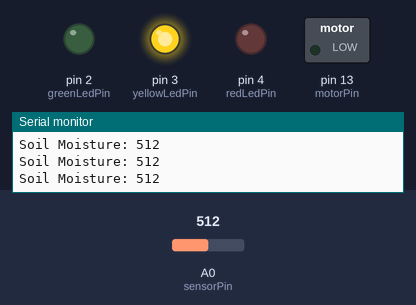
Recording of a sketch running on a simulated Arduino Uno, built with avr-gcc and run on an emulated ATmega328P. On the bench: switched loads named in the sketch (green lamp = pin HIGH), output pins drawn as LEDs (lit = HIGH), the last lines printed to the serial monitor. The inputs (shaded band) are chosen by the test bench; at power-on: A0 (sensorPin) = 512.

Above: at 1.3 s.
1.4 s: A0 (sensorPin) set to 584
2.9 s: A0 (sensorPin) set to 607
At 3.3 s:
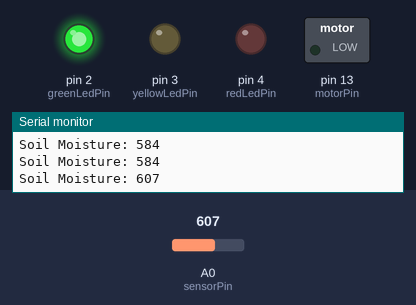
4.5 s: A0 (sensorPin) set to 290
At 5.7 s:
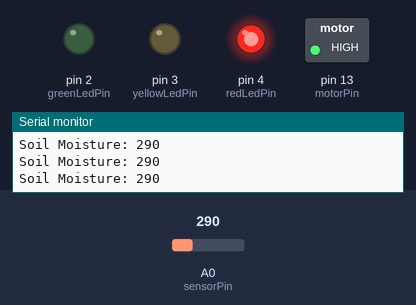
6.0 s: A0 (sensorPin) set to 312
At 6.9 s:
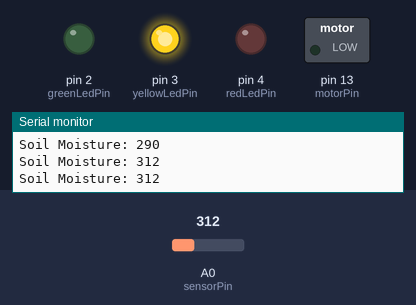
7.5 s: A0 (sensorPin) set to 122
At 8.1 s:
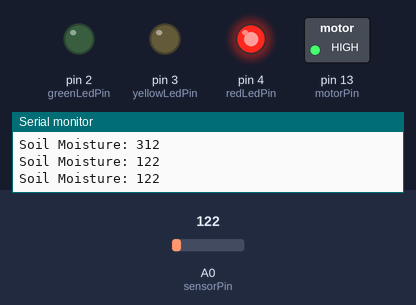
Timing chart, 0 to 10.0 s (numbered marks = the images above; inputs shaded):
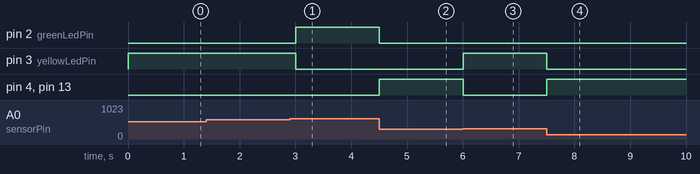

Measured:
- the behaviour switches between 599 and 600 on A0 (sensorPin) (found by bisection; images 0 and 1)
- the behaviour switches between 299 and 300 on A0 (sensorPin) (found by bisection; images 2 and 3)
- after the input at 2.9 s, pin 2 (greenLedPin): LOW → HIGH after 0.10 s; pin 3 (yellowLedPin): HIGH → LOW after 0.10 s
- after the input at 4.5 s, pin 2 (greenLedPin): HIGH → LOW at once; pin 4 (redLedPin), pin 13 (motorPin): LOW → HIGH at once
- after the input at 6.0 s, pin 3 (yellowLedPin): LOW → HIGH at once; pin 4 (redLedPin), pin 13 (motorPin): HIGH → LOW at once
- after the input at 7.5 s, pin 3 (yellowLedPin): HIGH → LOW at once; pin 4 (redLedPin), pin 13 (motorPin): LOW → HIGH at once

The sketch:

08.ino
```cpp
// Pin definitions matching your circuit
const int sensorPin = A0;   // Soil moisture sensor signal pin
const int greenLedPin = 2;  // Green LED (Wet)
const int yellowLedPin = 3; // Yellow LED (Moderate)
const int redLedPin = 4;    // Red LED (Dry)
const int motorPin = 13;    // NPN transistor base controlling the DC motor/pump

// Moisture thresholds (Tinkercad sensor ranges from 0 to ~876)
const int dryThreshold = 300;
const int wetThreshold = 600;

void setup() {
  pinMode(greenLedPin, OUTPUT);
  pinMode(yellowLedPin, OUTPUT);
  pinMode(redLedPin, OUTPUT);
  pinMode(motorPin, OUTPUT);

  Serial.begin(9600);
}

void loop() {
  int moistureValue = analogRead(sensorPin);

  // Print sensor reading to Serial Monitor for calibration
  Serial.print("Soil Moisture: ");
  Serial.println(moistureValue);

  if (moistureValue < dryThreshold) {
    // Soil is dry: turn on Red LED and activate pump/motor
    digitalWrite(redLedPin, HIGH);
    digitalWrite(yellowLedPin, LOW);
    digitalWrite(greenLedPin, LOW);
    digitalWrite(motorPin, HIGH);
  }
  else if (moistureValue < wetThreshold) {
    // Soil moisture is moderate: turn on Yellow LED, pump off
    digitalWrite(redLedPin, LOW);
    digitalWrite(yellowLedPin, HIGH);
    digitalWrite(greenLedPin, LOW);
    digitalWrite(motorPin, LOW);
  }
  else {
    // Soil is wet: turn on Green LED, pump off
    digitalWrite(redLedPin, LOW);
    digitalWrite(yellowLedPin, LOW);
    digitalWrite(greenLedPin, HIGH);
    digitalWrite(motorPin, LOW);
  }

  delay(500); // Wait half a second before next reading
}
```
